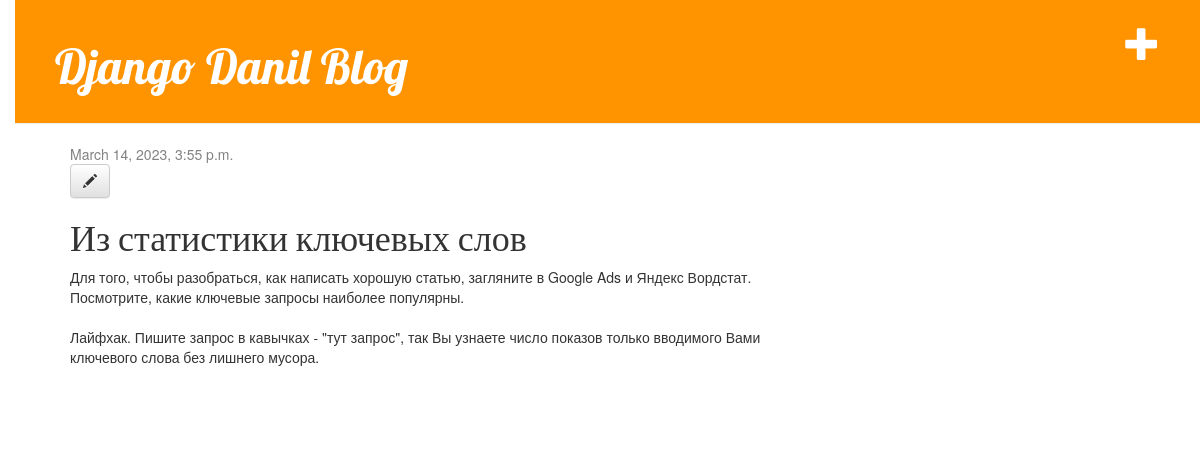
Page /post/2/ (signed in) on the committed database.
### blog/models.py (models this page shows, shortened)
class Post(models.Model):
    author = models.ForeignKey(settings.AUTH_USER_MODEL, on_delete=models.CASCADE)
    title = models.CharField(max_length=200)
    text = models.TextField()
    created_date = models.DateTimeField(default=timezone.now)
    published_date = models.DateTimeField(null=True, blank=True)

### blog/views.py (the view)
# urls.py: path('post/<int:pk>/', views.post_detail, name='post_detail'),
def post_detail(request, pk):
    post = get_object_or_404(Post, pk=pk)
    return render(request, 'blog/post_detail.html', {'post': post})

### blog/templates/blog/post_detail.html
{% extends 'blog/base.html' %}
{% block content %}
    <div class="post">
        {% if post.published_date %}
            <div class="date">
                {{ post.published_date }}
            </div>
        {% endif %}
        {% if user.is_authenticated %}
             <a class="btn btn-default" href="{% url 'post_edit' pk=post.pk %}"><span class="glyphicon glyphicon-pencil"></span></a>
        {% endif %}
        <h1>{{ post.title }}</h1>
        <p>{{ post.text|linebreaksbr }}</p>
    </div>
{% endblock %}

### blog/static/css/blog.css (style rules this page uses)
body { padding-left: 15px; }
h1, h2, h3, h4 { font-family: 'Lobster', cursive; }
.date { color: #828282; }
.post { margin-bottom: 70px; }

### rows in the picture
Post: published_date "March 14, 2023, 3:55 p.m.", title "Из статистики ключевых слов", text "Для того, чтобы разобраться, как написать хорошую статью, загляните в Google Ads и Яндекс Вордстат. Посмотрите, какие ключевые запросы наиболее популярны. Лайфхак. Пишите запрос в кавычках - \"тут запрос\", так Вы узнаете число показов только вводимого Вами ключевого слова без лишнего мусора."
